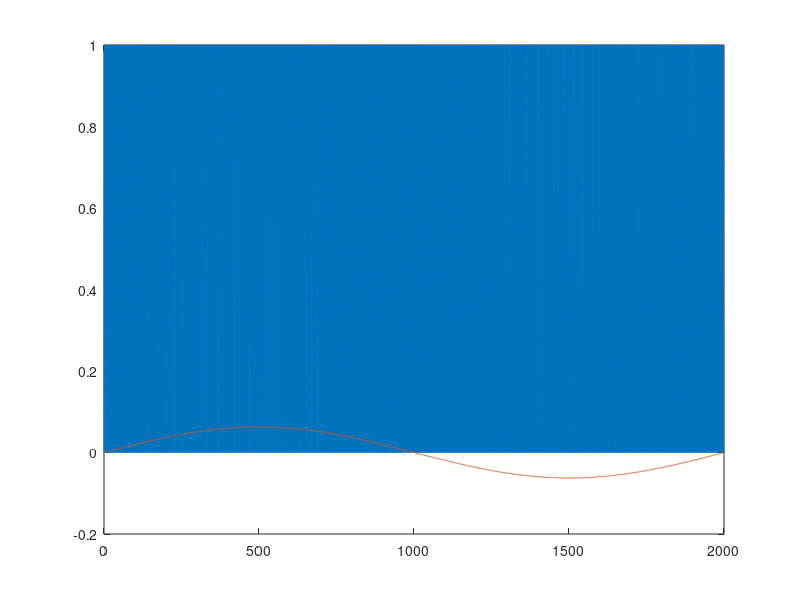

MATLAB code to generate this figure:
clear all;
Fs = 1000000;
Ts = 1/Fs;
Ftone = 500;
Attenuation = 16;

% This must be integer!
Nperiod = Fs/Ftone;

%Generate tone
n=0:(Nperiod-1);
tone = sin(2*pi*Ftone*n*Ts);
tone = tone/Attenuation;
qe = 0;

%Generate PDM in [-1, 1]
for i=1:length(tone)
 if ( tone(i) > qe )
   pdm(i) = 1;
 else
   pdm(i) = -1;
 endif
 qe = pdm(i) - tone(i) + qe;
endfor

%Frame in [0, 1]
pdm = pdm + 1;
pdm = pdm / 2;

plot(n, pdm, n, tone);

pdmint = int32(pdm);
dlmwrite ("tonepdm.txt", pdmint, "delimiter", ",", "newline", "\n")
